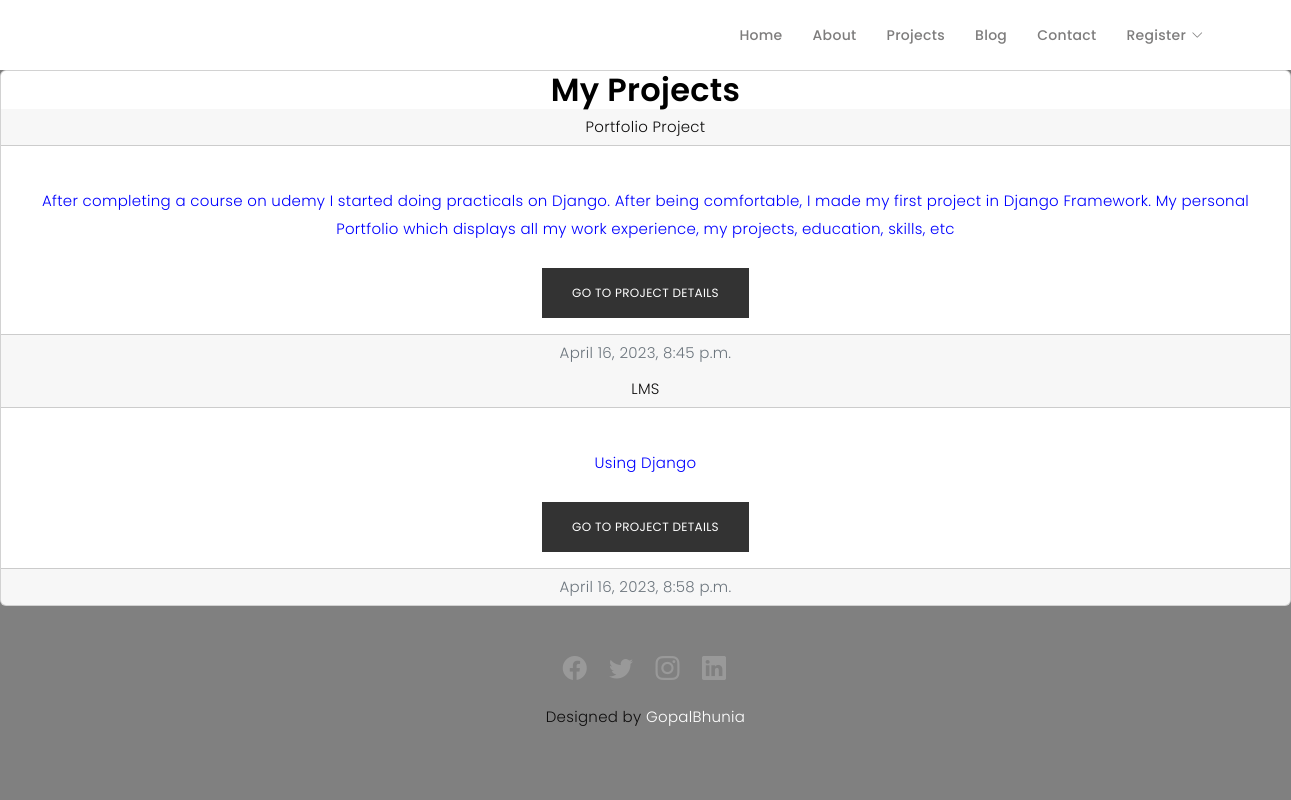
The app's page /project/ with its own data.
### accounts/models.py (models this page shows, shortened)
class Project(models.Model):
    projectName = models.CharField(max_length=50)
    projectDescription = models.TextField()
    projectTimestamp = models.DateTimeField(auto_now_add=True, blank=True)

### accounts/views.py (the view)
# urls.py: path('project/', views.project, name='project'),
def project(request):
    posts = Project.objects.all()
    context = {"posts":posts}
    return render(request, 'projects.html',context)

### templates/projects.html (shortened to what this page needs)
{% extends 'base.html' %}
{% load static %}
{% block Projectsbody %}
<div class="card text-center">
  <h2>My Projects </h2>
  {% for post in posts %}
  <div class="card-header">
    {{post.projectName}}
  </div>
  <div class="card-body">
    <p class="card-text" style="color:blue;" >{{post.projectDescription}}</p>
    <a href="{% url 'pdetail' id=post.pk %}" class="btn btn-primary">Go To Project Details</a>
  </div>
  <div class="card-footer text-muted">
    {{post.projectTimestamp}}
  </div>
  {% endfor %}
</div>
{% endblock Projectsbody %}

### static/assets/css/style.css (style rules this page uses)
body { background: gray; color: #0e0d0d; font-family: "Poppins", helvetica; font-size: 15px; font-weight: 300; line-height: 20px; letter-spacing: 0.02em; overflow-x: hidden; margin: 0 auto; padding: 0; box-sizing: border-box; }
h1, h2, h3, h4, h5, h6 { margin: 0; }
h2 { color: black; font-weight: 600; }
a { color: white; text-decoration: none !important; transition: all 0.5s ease-in-out 0s; }
p { margin: 25px 0; padding: 0; font-size: 15px; color: white; line-height: 28px; }
.btn { background: #333; border: medium none; border-radius: 0; color: #fff; font-size: 12px; height: 50px; line-height: 50px; padding: 0 30px; text-transform: uppercase; }

### records on screen
Project: projectName "Portfolio Project", projectDescription "After completing a course on udemy I started doing practicals on Django. After being comfortable, I made my first project in Django Framework. My personal Portfolio which displays all my work experience, my projects, education, skills, etc", projectTimestamp "April 16, 2023, 8:45 p.m."
Project: projectName "LMS", projectDescription "Using Django", projectTimestamp "April 16, 2023, 8:58 p.m."
